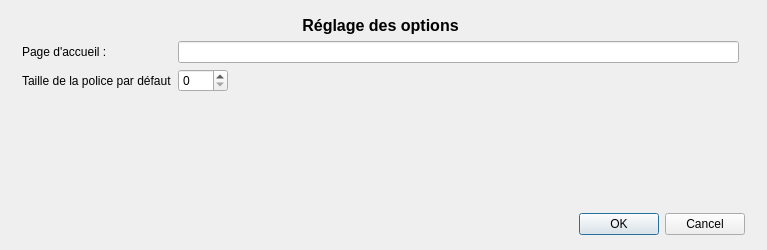
<?xml version="1.0" encoding="UTF-8"?>
<ui version="4.0">
 <class>fntOptions</class>
 <widget class="QDialog" name="fntOptions">
  <property name="geometry">
   <rect>
    <x>0</x>
    <y>0</y>
    <width>767</width>
    <height>250</height>
   </rect>
  </property>
  <property name="windowTitle">
   <string>Dialog</string>
  </property>
  <widget class="QWidget" name="verticalLayoutWidget">
   <property name="geometry">
    <rect>
     <x>10</x>
     <y>10</y>
     <width>741</width>
     <height>231</height>
    </rect>
   </property>
   <layout class="QVBoxLayout" name="vLayoutOptions">
    <property name="leftMargin">
     <number>6</number>
    </property>
    <property name="rightMargin">
     <number>6</number>
    </property>
    <property name="bottomMargin">
     <number>6</number>
    </property>
    <item>
     <layout class="QFormLayout" name="formLayout">
      <property name="leftMargin">
       <number>6</number>
      </property>
      <property name="topMargin">
       <number>6</number>
      </property>
      <property name="rightMargin">
       <number>6</number>
      </property>
      <property name="bottomMargin">
       <number>6</number>
      </property>
      <item row="1" column="1">
       <widget class="QLineEdit" name="urlPageAccueil"/>
      </item>
      <item row="1" column="0">
       <widget class="QLabel" name="labelPageAccueil">
        <property name="text">
         <string>Page d'accueil :</string>
        </property>
       </widget>
      </item>
      <item row="0" column="0" colspan="2">
       <widget class="QLabel" name="titreFntOptions">
        <property name="font">
         <font>
          <pointsize>12</pointsize>
          <weight>75</weight>
          <bold>true</bold>
          <underline>false</underline>
         </font>
        </property>
        <property name="text">
         <string>Réglage des options</string>
        </property>
        <property name="alignment">
         <set>Qt::AlignCenter</set>
        </property>
        <property name="margin">
         <number>10</number>
        </property>
       </widget>
      </item>
      <item row="2" column="0">
       <widget class="QLabel" name="labelTaillePolice">
        <property name="text">
         <string>Taille de la police par défaut</string>
        </property>
       </widget>
      </item>
      <item row="2" column="1">
       <widget class="QSpinBox" name="taillePolice">
        <property name="maximumSize">
         <size>
          <width>50</width>
          <height>16777215</height>
         </size>
        </property>
       </widget>
      </item>
     </layout>
    </item>
    <item>
     <widget class="QDialogButtonBox" name="buttonBox">
      <property name="orientation">
       <enum>Qt::Horizontal</enum>
      </property>
      <property name="standardButtons">
       <set>QDialogButtonBox::Cancel|QDialogButtonBox::Ok</set>
      </property>
     </widget>
    </item>
   </layout>
  </widget>
 </widget>
 <resources/>
 <connections>
  <connection>
   <sender>buttonBox</sender>
   <signal>accepted()</signal>
   <receiver>fntOptions</receiver>
   <slot>accept()</slot>
   <hints>
    <hint type="sourcelabel">
     <x>248</x>
     <y>254</y>
    </hint>
    <hint type="destinationlabel">
     <x>157</x>
     <y>274</y>
    </hint>
   </hints>
  </connection>
  <connection>
   <sender>buttonBox</sender>
   <signal>rejected()</signal>
   <receiver>fntOptions</receiver>
   <slot>reject()</slot>
   <hints>
    <hint type="sourcelabel">
     <x>316</x>
     <y>260</y>
    </hint>
    <hint type="destinationlabel">
     <x>286</x>
     <y>274</y>
    </hint>
   </hints>
  </connection>
 </connections>
</ui>
